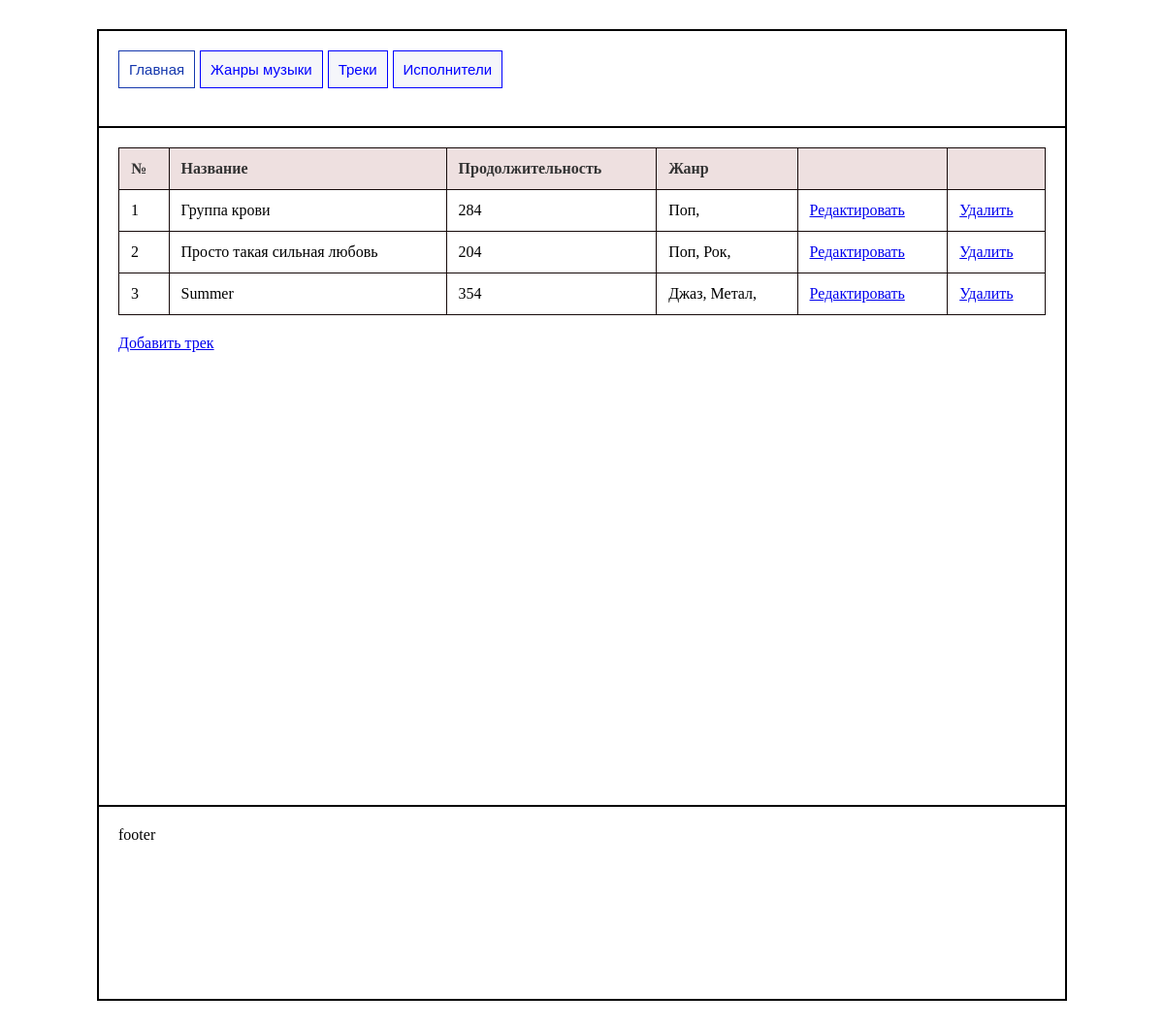
The page /track/ on the database its author committed.
### main/models.py (models this page shows, shortened)
class Track(models.Model):
    title=models.CharField(max_length=500, unique=True)
    duration=models.IntegerField(help_text="Длительность в секундах")
    genres=models.ManyToManyField(Genre)
    artist=models.ForeignKey(Artist, on_delete=models.RESTRICT,null=True)
    audio_file=models.FileField(upload_to='music/tracks/',blank=True,null=True)

class Genre(models.Model):
    name_en=models.CharField(max_length=500)
    name_ru=models.CharField(max_length=500)
    description=models.CharField(max_length=5000)

### main/views.py (the view)
# urls.py: path('track/', views.track),
def track(request):
    t=Track.objects.all()
    return render(request, 'tracks.html', {'tracks': t})

### main/templates/tracks.html (shortened to what this page needs)
{% extends "base.html" %}
{% block content %}
    <table>
        <thead>
            <tr>
                <th>№</th>
                <th>Название</h3>
                <th>Продолжительность</th>
                <th>Жанр</th>
                <th></th>
                <th></th>
            </tr>
        </thead>
        <tbody>
            {% for t in tracks %}
                <tr>
                    <td>{{t.id}}</td>
                    <td>{{t.title}}</td>
                    <td>{{t.duration}}</td>
                    <td>
                        {% for g in t.genres.all %}
                            {{g.name_ru}},
                        {% endfor %}
                    </td>
                    <td><a href="/edittrack/{{t.id}}">Редактировать</a></td>
                    <td><a href="/deletetrack/{{t.id}}">Удалить</a></td>
                </tr>
            {% endfor %}
        </tbody>
    </table>
    <a href="/add_track">Добавить трек</a>
{% endblock content %}

### main/static/style.css (style rules this page uses)
* { box-sizing: border-box; }
table { width: 100%; border-collapse: collapse ; margin-bottom: 20px; }
table th, table td { border: 1px solid #160a0a; padding: 12px; text-align: left; }
table th { background-color: #eee0e0; color: #333; }

### rows shown on the page
Track: id "1", title "Группа крови", duration "284"
Genre: name_ru "Поп"
Track: id "2", title "Просто такая сильная любовь", duration "204"
Genre: name_ru "Рок"
Track: id "3", title "Summer", duration "354"
Genre: name_ru "Джаз"
Genre: name_ru "Метал"
